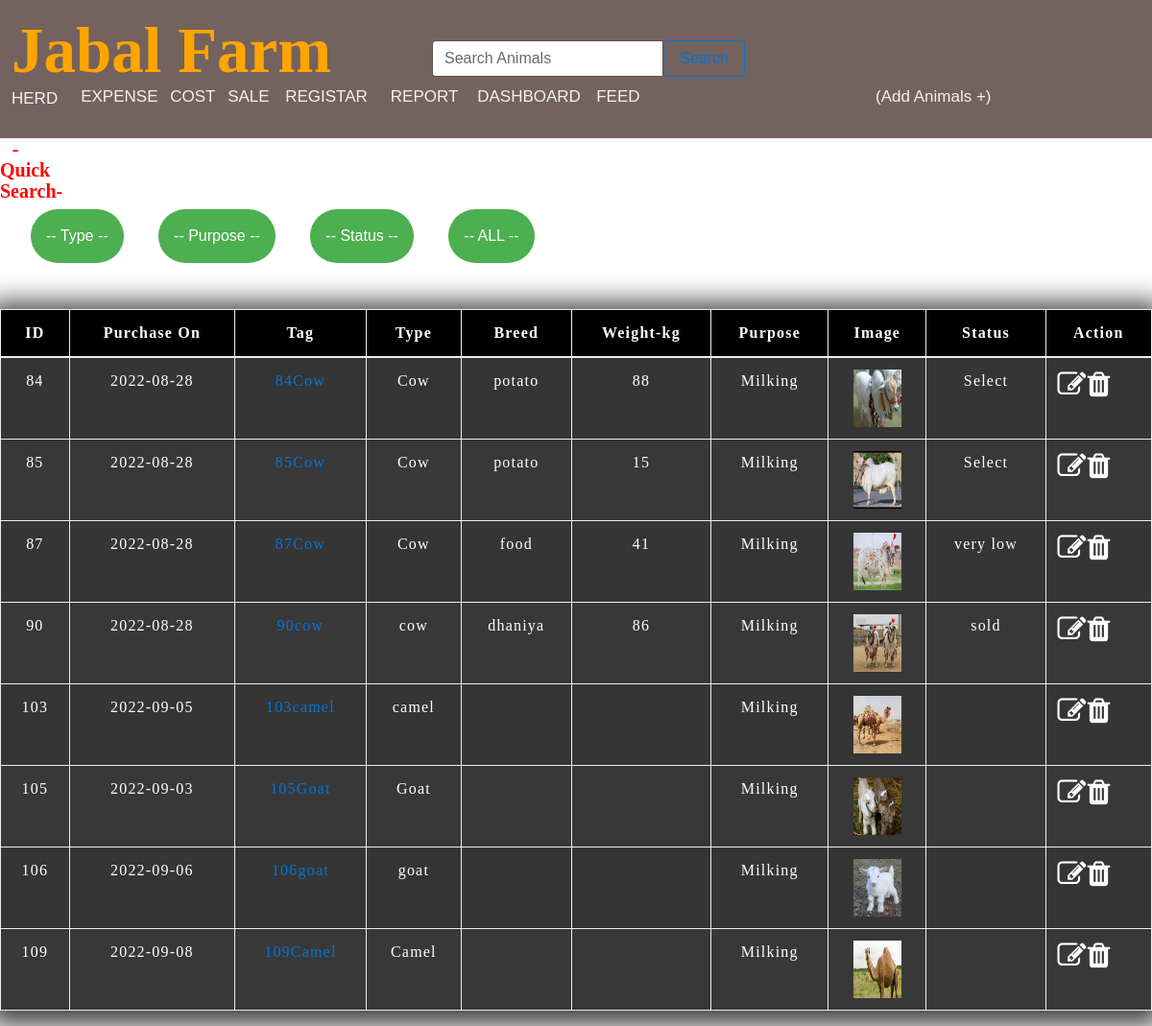
The app's page /view_milking.php with its own data.
### tables this page shows
CREATE TABLE `add_animals` (
  `id` int(11) NOT NULL,
  `create_date` date NOT NULL,
  `Purpose` varchar(11) NOT NULL,
  `Animal` varchar(11) NOT NULL,
  `image` varchar(255) DEFAULT NULL,
  `breed` varchar(11) NOT NULL,
  `gender` varchar(11) NOT NULL,
  `health_status` varchar(11) NOT NULL,
  `age_months` varchar(11) NOT NULL,
  `weight_kg` varchar(11) NOT NULL,
  `height_inch` varchar(11) NOT NULL,
  `grade` varchar(11) NOT NULL,
  `broker_commission` varchar(11) NOT NULL,
  `purchase_price` varchar(11) NOT NULL,
  `inward_fare` varchar(11) NOT NULL,
  `purchase_location` varchar(11) NOT NULL,
  `issolation_date` date NOT NULL,
  `buying_broker_name` varchar(11) NOT NULL,
  `comments` varchar(11) NOT NULL
);

### view_milking.php (the view, shortened to what this page needs)
<!doctype html>
<html>
<head>
<link href="assets/plugins/bootstrap/css/bootstrap.min.css" rel="stylesheet" />
</head>
<body>
    <center><h1 style="font-family:playfair ; color:#ff0000; font-size:20px ; padding-right: 73rem; font-weight:bolder">-Quick Search-</h1></center>
<?php
    require'connection.php';
?>
<div class="dropdown" style="padding-left: 2rem;">
  <button class="dropbtn" style="border-radius: 2rem;">-- Type -- </button>
</div>
<div class="dropdown" style="padding-left: 2rem;">
  <button class="dropbtn" style="border-radius: 2rem;">-- Purpose -- </button>
</div>
<div class="dropdown" style="padding-left: 2rem;">
  <button class="dropbtn" style="border-radius: 2rem;">-- Status -- </button>
</div>
<div class="dropdown" style="padding-left: 2rem;">
  <button class="dropbtn" style="border-radius: 2rem;"><a href="View_detail.php" style="color: white;">-- ALL --</a></button>
</div>
<div class="body">
                  <div class="table-responsive-m">
                  <table class="table table-bordered table-striped table-hover " id="myTable">
                            <thead>
                                <tr>
                                    <th>ID</th>
                                    <th>Purchase On</th>
									<th>Tag</th>
									<th>Type</th>
									<th>Breed</th>
									<th>Weight-kg</th>
									<th>Purpose</th>
									<th>Image</th>
									<th>Status</th>
									<th>Action</th>
                                </tr>
                            </thead>
                            <tbody>
							<?php
								$sql="select * From add_animals WHERE Purpose='Milking' ";
								$result = $con->query($sql);
								if($result->num_rows>0)
								{
									while($rows=$result->fetch_assoc())
									{
										?>
                                <tr>
                                    <td><?php echo $rows['id']; ?></td>
                                    <td><?php echo $rows['create_date']; ?></td>
									<td><?php echo $rows['']; ?><?php echo $rows['']; ?><a href='animal_registration.php?id=<?php echo $rows['id'];?>'><?php echo $rows['id']; ?><?php echo $rows['Animal']; ?></a></td>
                                    <td><?php echo $rows['Animal']; ?></td>
                                    <td><?php echo $rows['breed']; ?></td>
                                    <td><?php echo $rows['weight_kg']; ?></td>
                                     <td><?php echo $rows['Purpose']; ?></td>
                                     <td><img src="upload/<?php echo $rows['image']; ?>" style="width:50px; height:60px; "/></td>
                                     <td><?php echo $rows['health_status']; ?></td>
                                    <td><a href='edit_animal_registration.php?id=<?php echo $rows['id'];?>'><i class='fa fa-edit' style='font-size:30px;color:white;float:left;'></i></a>
									    <a href='delete/delete_animal_registration.php?id=<?php echo $rows['id'];?>' onclick="return confirm('Are you sure you want to delete this item?');"><i class='fa fa-trash' style='font-size:30px;color:white;float:left;'></i></a>
									</td>
                                </tr>
								<?php
		}
	}
		?>
                            </tbody>
                        </table>
                    </div>
                  </div>
</body>
</html>

### records on screen
add_animals: id "84", create_date "2022-08-28", Animal "Cow", breed "potato", weight_kg "88", Purpose "Milking", image (picture), health_status "Select"
add_animals: id "85", create_date "2022-08-28", Animal "Cow", breed "potato", weight_kg "15", Purpose "Milking", image (placeholder picture), health_status "Select"
add_animals: id "87", create_date "2022-08-28", Animal "Cow", breed "food", weight_kg "41", Purpose "Milking", image (picture), health_status "very low"
add_animals: id "90", create_date "2022-08-28", Animal "cow", breed "dhaniya", weight_kg "86", Purpose "Milking", image (picture), health_status "sold"
add_animals: id "103", create_date "2022-09-05", Animal "camel", Purpose "Milking", image (picture)
add_animals: id "105", create_date "2022-09-03", Animal "Goat", Purpose "Milking", image (picture)
add_animals: id "106", create_date "2022-09-06", Animal "goat", Purpose "Milking", image (picture)
add_animals: id "109", create_date "2022-09-08", Animal "Camel", Purpose "Milking", image (picture)
